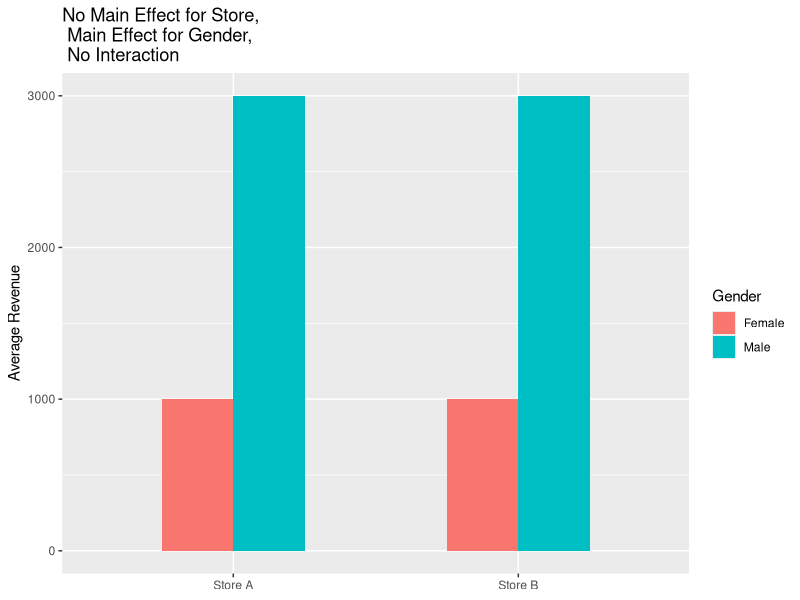

Generate this figure with R:
library(ggplot2)

##No Main Effect A (Store), Main Effect B (Gender), No Interaction
Store <- rep(c("Store A", "Store B"), each = 100)
Gender <- rep(rep(c("Male", "Female"), each = 50),
	2)

StoreAMale <- rnorm(50, 3000, 10) # Creates 365 samples of occurences, with a mean of 5000.21 and standard deviation of 332
StoreAFemale <- rnorm(50, 1000, 10) # Creates 365 samples of occurences, with a mean of 1000.12 and standard deviation of 332
StoreBAMale <- rnorm(50, 3000, 10) # Creates 365 samples of occurences, with a mean of 5000.21 and standard deviation of 332
StoreBFemale <- rnorm(50, 1000, 10) # Creates 365 samples of occurences, with a mean of 1000.12 and standard deviation of 332

Revenue <- c(StoreAMale, StoreAFemale, StoreBAMale, StoreBFemale)

Sales <- data.frame(Store, Gender, Revenue)

NoMainA_MainB_NoIntplot <-  ggplot(Sales, aes(Store, Revenue, label = Revenue, fill = Gender)) + 
	stat_summary(fun.y = "mean", geom = "bar", width = 0.5, position = "dodge") + #Computes the mean of each Store group to be plotted as a bar and adjust the width of each bar
	labs(title = "No Main Effect for Store, \n Main Effect for Gender, \n No Interaction ", #Adds a title for the plot
		x = NULL, y = "Average Revenue" )

write.csv(Sales,
	file = "NoMainA_MainB_NoIntData.csv")

ggsave("NoMainA_MainB_NoIntDataPlot.jpeg",
	plot = NoMainA_MainB_NoIntplot)
